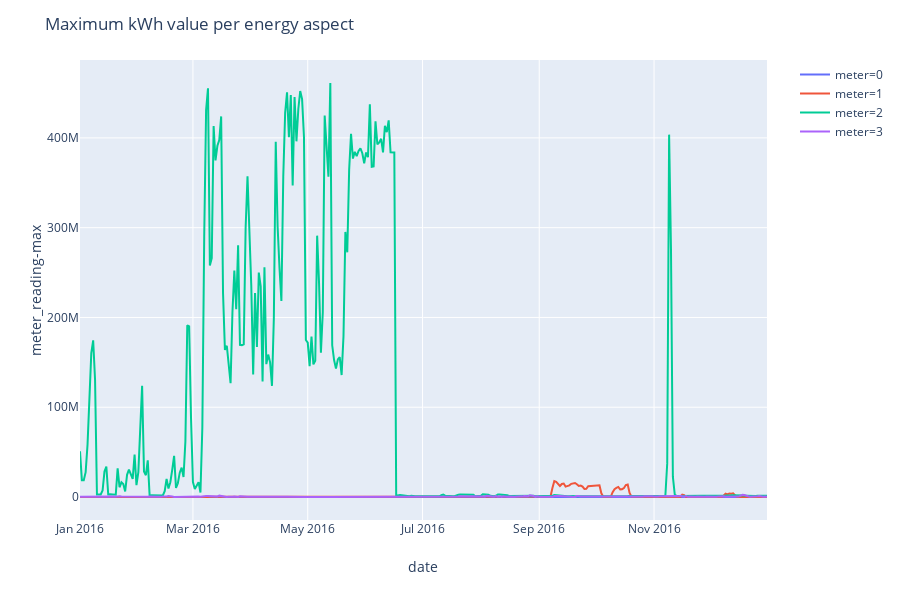

Notebook cell for this chart:
### Markdown cell above
- meter=0    **Eletricity**

- meter=1    **Chilledwater**

- meter=2    **Steam**

- meter=3    **Hotwater**

### Code cell
fig_maximum = px.line(daily_train_agg, x='date', y='meter_reading-max', color='meter', render_mode='svg')
fig_maximum.update_layout(title='Maximum kWh value per energy aspect')
fig_maximum.show()

### Figure 1 — Plotly figure (JSON) as saved in the notebook; plotly's stock layout.template omitted (floating-point values rounded to 4 significant figures; data arrays with more than 128 entries replaced by an {"elided": "..."} marker saying what was removed)
{"data": [{"hoverlabel": {"namelength": 0}, "hovertemplate": "meter=0<br>date=%{x}<br>meter_reading-max=%{y}", "legendgroup": "meter=0", "line": {"color": "#636efa", "dash": "solid"}, "mode": "lines", "name": "meter=0", "showlegend": true, "type": "scatter", "x": {"elided": "732 str values"}, "xaxis": "x", "y": {"elided": "732 float values"}, "yaxis": "y"}, {"hoverlabel": {"namelength": 0}, "hovertemplate": "meter=1<br>date=%{x}<br>meter_reading-max=%{y}", "legendgroup": "meter=1", "line": {"color": "#EF553B", "dash": "solid"}, "mode": "lines", "name": "meter=1", "showlegend": true, "type": "scatter", "x": {"elided": "732 str values"}, "xaxis": "x", "y": {"elided": "732 float values"}, "yaxis": "y"}, {"hoverlabel": {"namelength": 0}, "hovertemplate": "meter=2<br>date=%{x}<br>meter_reading-max=%{y}", "legendgroup": "meter=2", "line": {"color": "#00cc96", "dash": "solid"}, "mode": "lines", "name": "meter=2", "showlegend": true, "type": "scatter", "x": {"elided": "732 str values"}, "xaxis": "x", "y": {"elided": "732 float values"}, "yaxis": "y"}, {"hoverlabel": {"namelength": 0}, "hovertemplate": "meter=3<br>date=%{x}<br>meter_reading-max=%{y}", "legendgroup": "meter=3", "line": {"color": "#ab63fa", "dash": "solid"}, "mode": "lines", "name": "meter=3", "showlegend": true, "type": "scatter", "x": {"elided": "732 str values"}, "xaxis": "x", "y": {"elided": "732 float values"}, "yaxis": "y"}], "layout": {"height": 600, "legend": {"tracegroupgap": 0}, "margin": {"t": 60}, "title": {"text": "Maximum kWh value per energy aspect"}, "xaxis": {"anchor": "y", "domain": [0, 0.98], "title": {"text": "date"}}, "yaxis": {"anchor": "x", "domain": [0, 1], "title": {"text": "meter_reading-max"}}}}
